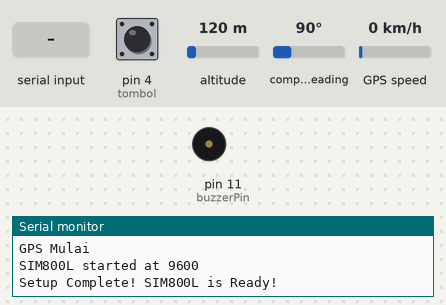
A sketch run on a simulated Arduino Uno, built with avr-gcc and run on an emulated ATmega328P. On the bench: buzzer (waves = sounding), the last lines printed to the serial monitor. Inputs (shaded band) come from the test bench; at power-on: pin 4 (tombol) HIGH, altitude 120 m, compass heading 90°, GPS speed 0 km/h. The GPS gets a fix after 3 s at 37.7749, -122.4194 with 8 satellites; the modem accepts every AT command (registered, SIM ready, sends succeed) and sends nothing else.

Above: at 3.1 s.
3.2 s: "ceklokasi\n" received over the second serial link
At 5.54 s:
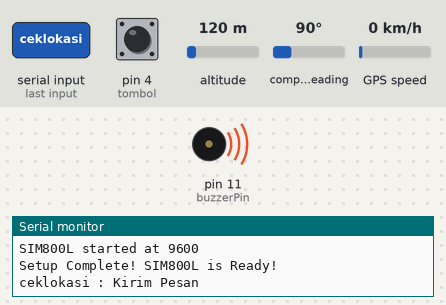
7.2 s: pin 4 (tombol) pulled LOW for 3.2 s
At 11.0 s:
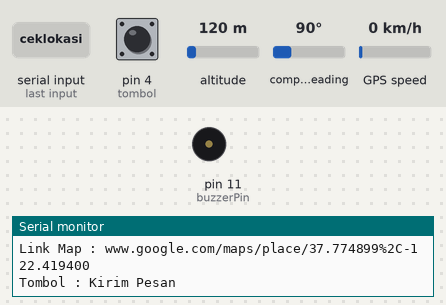
12.3 s: pin 4 (tombol) pulled LOW for 1 s
At 14.11 s:
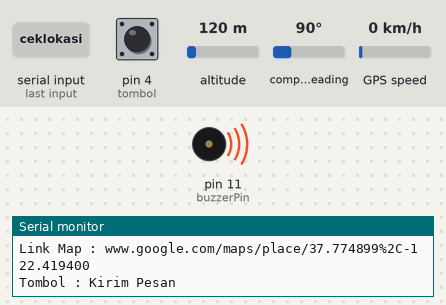
Timing chart, 0 to 16.1 s (numbered marks = the images above; inputs shaded):
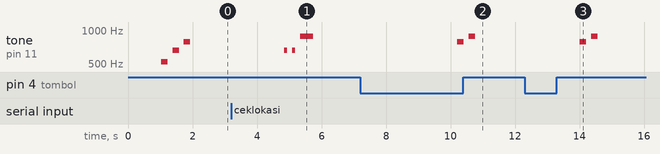

The sketch:

GPSTRACKER.ino
```cpp
#include <SoftwareSerial.h>
#include <TinyGPS++.h>


TinyGPSPlus gps;
double latitude, longitude;

SoftwareSerial SIM800L(8, 7);  //RX dan TX

// Pin tombol reboot (misalnya menggunakan pin D3)
const int tombol = 4;
unsigned long buttonPressStartTime = 0;
bool isButtonPressed = false;


String response;
int lastStringLength = response.length();

String link;


//nada
#define NOTE_C5 523
#define NOTE_E5 659
#define NOTE_G5 784
#define NOTE_A5 880

const int buzzerPin = 11;


void setup() {
  Serial.begin(9600);
  Serial.println("GPS Mulai");

  // Mengatur pin tombol reboot sebagai input dengan pull-up resistor
  pinMode(tombol, INPUT_PULLUP);

  pinMode(buzzerPin, OUTPUT);

  SIM800L.begin(9600);
  SIM800L.println("AT+CMGF=1");
  Serial.println("SIM800L started at 9600");
  delay(1000);
  Serial.println("Setup Complete! SIM800L is Ready!");
  SIM800L.println("AT+CNMI=2,2,0,0,0");

  SoundWelcome();
}

void loop() {

  tekanTombol();

  if (SIM800L.available() > 0) {
    response = SIM800L.readStringUntil('\n');
  }

  if (lastStringLength != response.length()) {
    GPS();
    //Perintah ON
    if (response.indexOf("ceklokasi") != -1) {  //ganti CEK dengan keyword yang diinginkan jangan gunakan spasi
      SIM800L.println("AT+CMGF=1");             //Sets the GSM Module in Text Mode
      delay(500);
      Serial.println("ceklokasi : Kirim Pesan");
      SIM800L.println("AT+CMGS=\"+6285156656501\"\r");  //ganti no hp yang akan di kirimi balasan sms
      delay(1000);
      SIM800L.print("Respon ceklokasi\n\n");
      SIM800L.print("Lokasi perangkat saat ini: \n");
      SIM800L.print("\nLatitude: ");
      SIM800L.print(latitude, 6);
      SIM800L.print("\nLongitude: ");
      SIM800L.print(longitude, 6);
      SIM800L.print("\nLink: ");
      SIM800L.print(link);
      SIM800L.println((char)26);  // ASCII code of CTRL+Z
      SoundBalas();
      delay(1000);
    }
  }
}

void GPS() {
  if (Serial.available()) {
    gps.encode(Serial.read());
  }
  if (gps.location.isUpdated()) {
    latitude = gps.location.lat();
    longitude = gps.location.lng();
    link = "www.google.com/maps/place/" + String(latitude, 6) + "%2C" + String(longitude, 6);

    Serial.print("Latitude : ");
    Serial.println(latitude, 6);
    Serial.print("Longitude : ");
    Serial.println(longitude, 6);
    Serial.print("Link Map : ");
    Serial.println(link);
  }
}

void tekanTombol() {
  if (digitalRead(tombol) == LOW) {  // Mengecek apakah tombol ditekan
    if (!isButtonPressed) {
      isButtonPressed = true;
      buttonPressStartTime = millis();
    } else {
      unsigned long buttonPressDuration = millis() - buttonPressStartTime;

      if (buttonPressDuration >= 2000) {  // Jika tombol ditekan lebih dari 3 detik
        SIM800L.println("AT+CMGF=1");     //Sets the GSM Module in Text Mode
        delay(1000);
        SoundTBL();
        Serial.println("Tombol : Kirim Pesan");           // Delay of 1000 milli seconds or 1 second
        SIM800L.println("AT+CMGS=\"+62878XXXXXXXX\"\r");  //ganti no hp yang akan di kirimi balasan sms
        delay(1000);
        SIM800L.print("Respon Tombol\n\n");
        SIM800L.print("Lokasi perangkat saat ini: \n");
        SIM800L.print("\nLatitude: ");
        SIM800L.print(latitude, 6);
        SIM800L.print("\nLongitude: ");
        SIM800L.print(longitude, 6);
        SIM800L.print("\nLink: ");
        SIM800L.print(link);
        SIM800L.println((char)26);  // ASCII code of CTRL+Z
        delay(1000);
      }
    }
  }
}


// Fungsi untuk memainkan nada pada buzzer
void playNote(int note, int duration) {
  tone(buzzerPin, note, duration);
  delay(duration + 50);  // Memberikan jeda sejenak setelah memainkan nada
  noTone(buzzerPin);     // Mematikan nada
}
void SoundWelcome() {
  // Memainkan nada pertama (C5)
  playNote(NOTE_C5, 200);
  delay(100);

  // Memainkan nada kedua (E5)
  playNote(NOTE_E5, 200);
  delay(100);

  // Memainkan nada ketiga (G5)
  playNote(NOTE_G5, 200);
}
void SoundTBL() {
  // Memainkan nada pertama (G5)
  playNote(NOTE_G5, 200);
  delay(100);

  // Memainkan nada kedua (A5)
  playNote(NOTE_A5, 200);
}

void SoundBalas() {
  // Memainkan nada pertama (E5)
  playNote(NOTE_E5, 100);
  delay(100);

  playNote(NOTE_E5, 100);
  delay(100);

  // Memainkan nada ketiga (A5) dengan durasi lebih panjang (400 ms)
  playNote(NOTE_A5, 400);
}
```

Measured:
- after the input at 3.2 s, tone on pin 11 (buzzerPin): plays 659 Hz for 0.10 s, 659 Hz for 0.10 s, 880 Hz for 0.40 s, starting after 1.6 s
- after the input at 7.2 s, tone on pin 11 (buzzerPin): silent → 784 Hz after 3.0 s, → silent 0.20 s later, → 880 Hz 0.15 s later, → silent 0.20 s later
- after the input at 12.3 s, tone on pin 11 (buzzerPin): silent → 784 Hz after 1.7 s, → silent 0.20 s later, → 880 Hz 0.15 s later, → silent 0.20 s later
